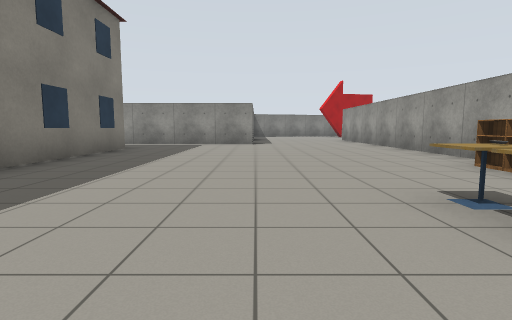
View 1 (above)

16 first-person views from a walk through a world built for the Gazebo simulator. The camera is 1 m above the floor, tilts 6° down and sees 80° across. Floor lines are 1 m apart. The floor is counted in squares, 2 m on a side. Each view is taken from the middle of a square. On the plan, view 1 faces up. The plan holds only what a view shows up to about 9 squares ahead; the rest is blank. The place goes on beyond the plan. Robots are left out. Gazebo's built-in surfaces are drawn with simple patterns. Simple shapes stand in for some stock models. Some surface patterns are stand-ins.

View 2
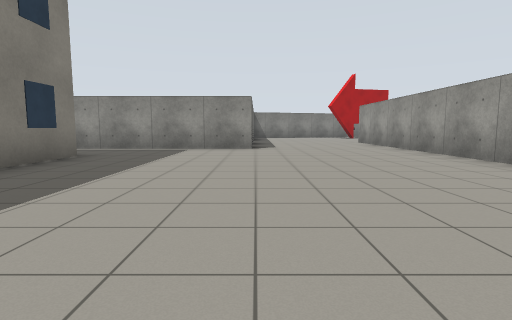

View 3
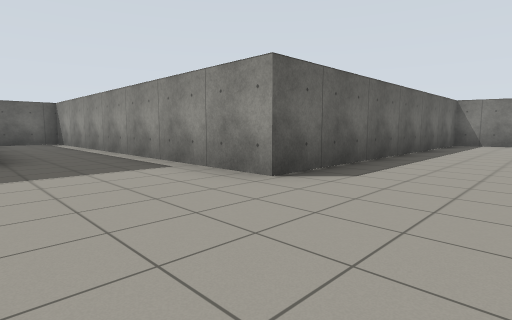

View 4
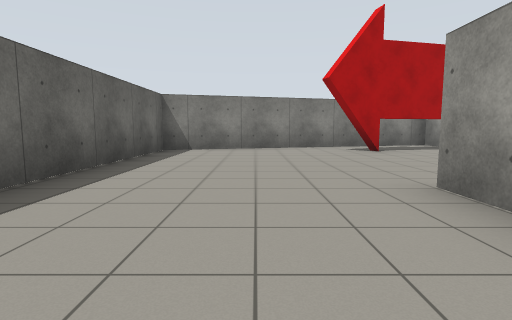

View 5
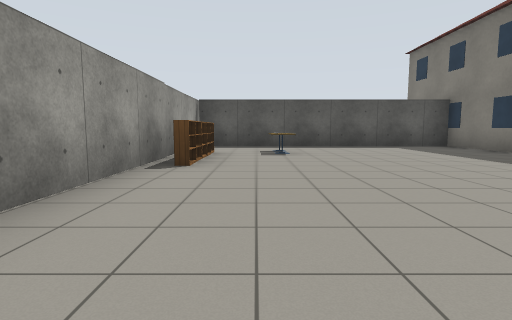

View 6
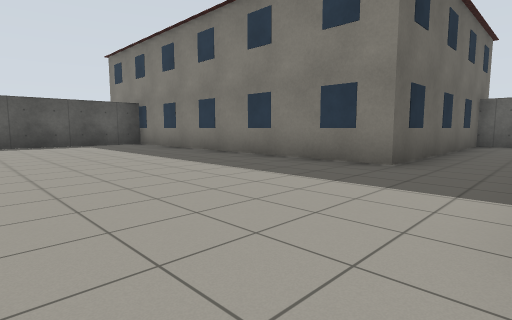

View 7
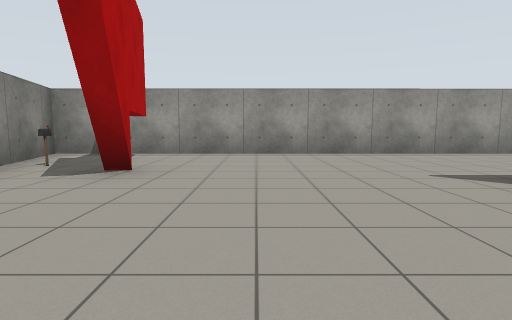

View 8
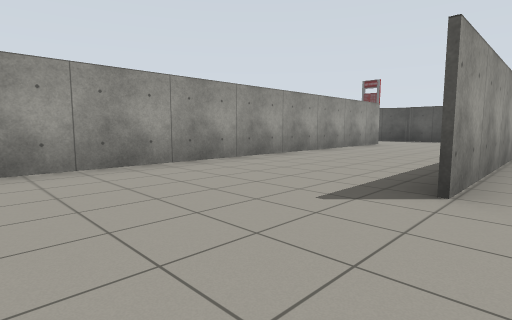

View 9
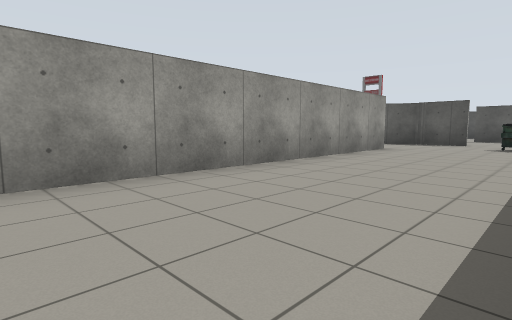

View 10
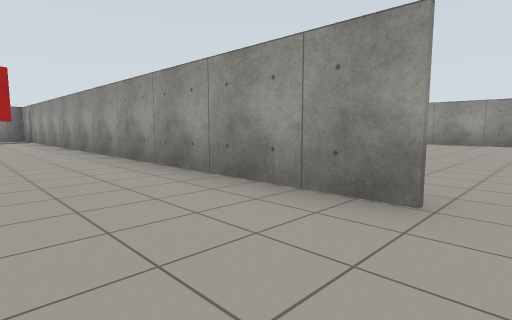

View 11
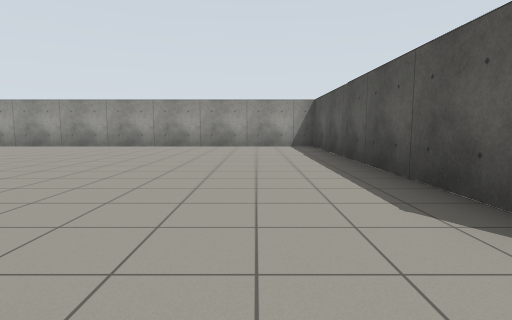

View 12
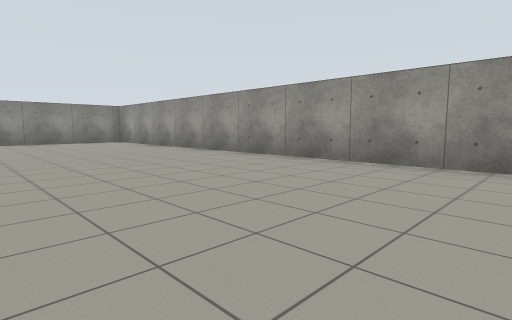

View 13
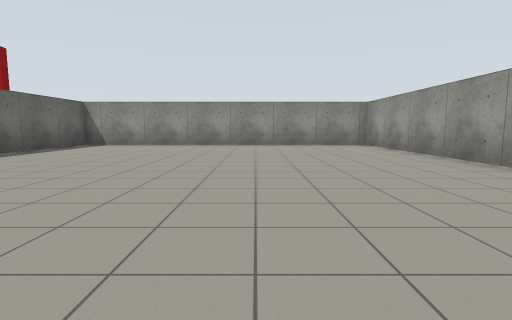

View 14
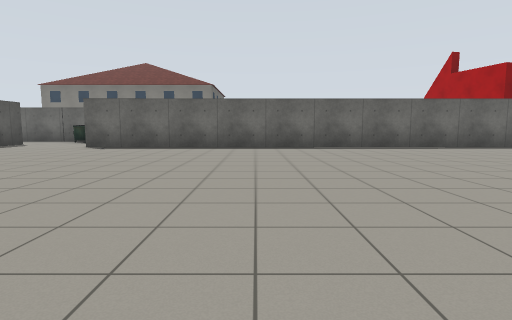

View 15
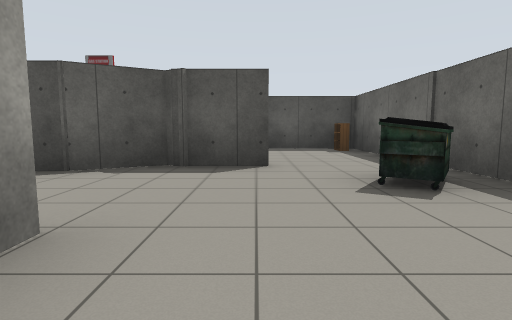

View 16
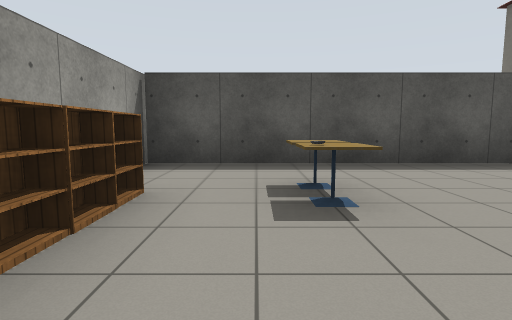

### Floor plan
Key: @ floor where view 1 was taken; # wall or solid block; x gap in a wall; . floor; B building; K bookshelf; T cafe table; R red block; P postbox; U dumpster.
Columns run from 10 left of view 1 to 16 right of it. Each row starts with its distance up from view 1.
 19                ############
 18            ####P #........#
 17           #...RRR#........#
 16           #......#........#
 15           #......#........#
 14           #......#........#
 13           #......#........#
 12           #...#..#........#
 11           #...#..#........#
 10   #########...#..#........#
  9  #............#..#........#
  8  #............#..#........#
  7 BBBBBBB.......#..#........#
  6       B.......#..#........#
  5       B.......#...........#
  4       B......KUU..........#
  3       B......K#.x##########
  2       B.....TK#..
  1       B.......#..
  0       B...@...K##
 -1       BB########
 -2        B
 -3        B

Where each view was taken, in squares from view 1:
view 1: 0 up, 0 right, facing up
view 2: 2 up, 0 right, facing up
view 3: 7 up, 2 right, facing up-left
view 4: 10 up, 2 right, facing up
view 5: 8 up, 2 right, facing down
view 6: 9 up, 1 right, facing down-left
view 7: 15 up, 1 right, facing right
view 8: 15 up, 3 right, facing down-right
view 9: 13 up, 4 right, facing down-right
view 10: 5 up, 5 right, facing up-right
view 11: 5 up, 7 right, facing right
view 12: 8 up, 11 right, facing up-right
view 13: 10 up, 12 right, facing up
view 14: 10 up, 15 right, facing left
view 15: 7 up, 6 right, facing down
view 16: 4 up, 2 right, facing down
